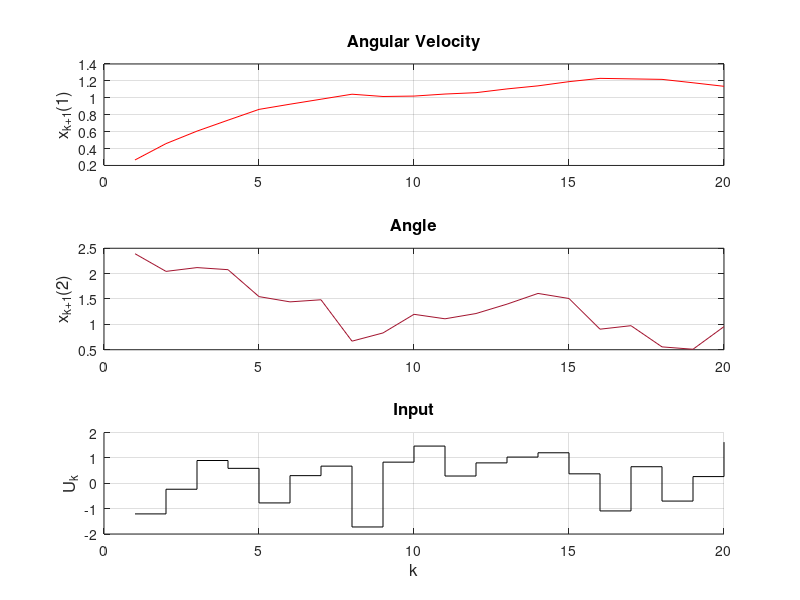

The MATLAB source for this figure: (Note: this script raises an error after producing the figure.)

clear all;
close all;
warning('off', 'all')
%% Intialization of variables
N = 5; %prediction horizon
n = 20; % no of data points
k = 1:1:n;

%% DC motor plant discretization 
sysc = ss(tf(21,[1.1,1,0]));
T = 0.1;
% ra = randn(n,1);
sysd = c2d(sysc,T,"zoh");
[A,B,C]=ctrbf(sysd.A,sysd.B, sysd.C);
f = @(x1,x2,u) A(1,:) *[x1;x2] + B(1,:)*u; %+ 0.02*randn(1);
f1 = @(x1,x2,u) A(2,:) *[x1;x2] + B(2,:)*u;

%% Parameter Uncertainty to plant model
% A_d = A-0.1*rand(size(A))*A;
% B_d = B-0.1*rand(size(B)).*B;
% f = @(x1,x2,u,ra) A_d(1,:) *[x1;x2] + B_d(1,:)*u+ 0.005*ra;
% f1 = @(x1,x2,u,ra) A_d(2,:) *[x1;x2] + B_d(2,:)*u+ 0.005 *ra;

%% Generating data-States and U input 
% uk = randn(n,1); 
% x1 = 1; x2 = pi;
% for i=0:n-1
%     yk(i+1,1) = f(x1(i+1),x2(i+1),uk(i+1),ra(i+1,1));
%     yk(i+1,2) = f1(x1(i+1),x2(i+1),uk(i+1),ra(i+1,1));
%     x1(i+2) = yk(i+1,1);
%     x2(i+2) = yk(i+1,2);
% 
% end
% yk2 = yk;
% xk = [x1(1:n)',x2(1:n)'];
% save('data_dc_motor_6',"xk","yk2","uk")

%% load generated data (if want to load the data)
load("data_dc_motor_noise.mat");
yk = yk2;

%% augmentation of xk and uk
xtrc=[xk,uk]; % aug. xk,uk

%% Plotting data points

figure(3)
    ax1 = subplot(3,1,1);
    ax2 = subplot(3,1,2);
    ax3 = subplot(3,1,3);
    subplot(ax1)
        plot(k(:,1:n)',yk(1:n,1),'Color','r'); 
        title( 'Angular Velocity','FontSize',12)
        ylabel('x_{k+1}(1)','FontSize',12)
        grid on
    subplot(ax2)
        plot(k(:,1:n)',yk(1:n,2),'Color','#A2142F');
        title( 'Angle','FontSize',12)
        ylabel('x_{k+1}(2)','FontSize',12)
        grid on
    subplot(ax3), hold on
        stairs(k(:,1:n)',uk(1:n),'Color','k');
        title( 'Input','FontSize',12 );
        xlabel('k','FontSize',12)
        ylabel('U_k','FontSize',12)
        grid on
        hold off
%% Input constraints and Weighing matrices Q & R 
u0=1*uk(end);
lb = -10*ones(1,N);
ub = 10*ones(1,N);
Q=[805,0;0,10]*eye(2); %data_dc_motor_2
R=1*eye(1);
%% f-MPC learning
ra=randn(3*N,1);
tic;
for i=1:15
    display(i,'iteration');
    u0= u0*ones(1,N); %%intial input u
    fun = @(u0) costf(u0,yk,Q,R,f,f1,ra(i:i+N-1));    % define cost function
   
    %% minimization of cost function 
    options = optimoptions('fmincon','Display','iter','Algorithm','sqp');
    A = [];
    b = [];
    Aeq = [];
    beq = [];
    [U,fval,exitflag,output,lambda,grad,hessian] = fmincon(fun,u0,A,b,Aeq,beq,lb,ub,[],options);
    u0=U(1)-eps;            % optimal control input u first element 
    xtrc(size(xtrc,1)+1,:) = [yk(end,:),U(1)];      % update data set xk & uk
    yk(size(yk,1)+1,:) = [f(yk(end,1),yk(end,2),U(1)),f1(yk(end,1),yk(end,2),U(1))];    % update data set yk
    
    %% update plot
    k = 1:1:size(xtrc,1);
    figure(3),hold on
    subplot(ax1), hold on
    plot(k(:,n:end)',yk(n:end,1),'Color','g');
    hold off
    subplot(ax2), hold on
    plot(k(:,n:end)',yk(n:end,2),'Color','g');
    hold off
    subplot(ax3), hold on
    stairs(k(:,n:end)',xtrc(n:end,end),'Color','b');
    hold off
end
figure(3),hold on
    subplot(ax1), hold on
    legend('Plant Data','f-MPC')
    hold off
    subplot(ax2), hold on
    legend('Plant Data','f-MPC')
    hold off
    subplot(ax3), hold on
    legend('Plant Data','f-MPC')
    hold off

projected_yk = yk(n:end,:)
optimal_uk = xtrc(n:end,end)
elapsed_time = toc;

